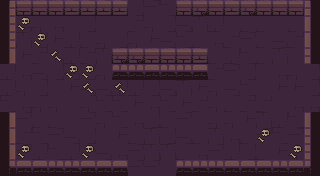

Tiled map render using the project's own tile images. Description and the whole map definition, tile-layer contents included, below:
An orthogonal 20x11 tile map with 16x16 px tiles, 6 tile layers (ground, dressing, decor, walls, ...) and 12 objects (6x PROP, 5x ENTRY, CHEST).

<map version="1.10" tiledversion="1.10.2" orientation="orthogonal" renderorder="right-down" width="20" height="11" tilewidth="16" tileheight="16" infinite="0" nextlayerid="8" nextobjectid="13">
 <tileset firstgid="1" name="dungeon" tilewidth="16" tileheight="16" tilecount="100" columns="10">
  <image source="../../../gfx/tiles/depths/dungeon_tileset.png" width="160" height="160" />
 </tileset>
 <layer id="1" name="ground" width="20" height="11">
  <data encoding="csv">
19,9,20,19,8,28,7,17,17,28,10,30,9,8,30,10,27,7,17,8,
7,27,30,27,19,17,19,19,7,30,17,9,29,8,19,20,20,19,20,30,
20,29,17,18,8,20,30,17,30,18,9,10,20,27,7,28,20,9,7,9,
19,18,7,27,8,7,29,10,7,27,30,20,19,20,8,10,20,29,19,17,
8,27,9,17,9,17,30,20,9,20,9,17,28,7,28,17,19,27,30,17,
8,30,17,19,18,9,9,8,8,17,9,29,18,30,9,10,19,18,18,17,
10,27,30,30,19,30,10,10,18,27,10,18,7,30,20,7,7,19,27,27,
17,28,20,20,19,28,30,10,27,17,20,28,19,30,30,18,29,8,10,8,
29,7,10,28,9,17,19,18,20,29,17,9,20,29,27,20,28,10,28,8,
7,28,8,10,8,18,9,27,28,29,29,20,27,28,8,17,20,18,30,18,
9,18,19,10,28,20,29,27,28,28,19,29,18,8,10,8,17,27,28,17
</data>
 </layer>
 <layer id="2" name="dressing" width="20" height="11">
  <data encoding="csv">
0,0,0,0,0,0,0,0,0,0,0,0,0,0,0,0,0,0,0,0,
0,78,0,0,0,0,0,0,0,0,0,0,0,0,0,0,0,0,0,0,
0,0,78,0,0,0,0,0,0,0,0,0,0,0,0,0,0,0,0,0,
0,0,0,69,0,0,0,0,0,0,0,0,0,0,0,0,0,0,0,0,
0,0,0,0,78,78,0,0,0,0,0,0,0,0,0,0,0,0,0,0,
0,0,0,0,0,69,0,69,0,0,0,0,0,0,0,0,0,0,0,0,
0,0,0,0,0,0,0,0,0,0,0,0,0,0,0,0,0,0,0,0,
0,0,0,0,0,0,0,0,0,0,0,0,0,0,0,0,0,0,0,0,
0,0,0,0,0,0,0,0,0,0,0,0,0,0,0,0,78,0,0,0,
0,78,0,0,0,78,0,0,0,0,0,0,0,0,0,0,0,0,78,0,
0,0,0,0,0,0,0,0,0,0,0,0,0,0,0,0,0,0,0,0
</data>
 </layer>
 <layer id="3" name="decor" width="20" height="11">
  <data encoding="csv">
0,0,0,0,0,0,0,0,0,0,0,0,0,0,0,0,0,0,0,0,
0,0,0,0,0,0,0,0,0,0,0,0,0,0,0,0,0,0,0,0,
0,0,0,0,0,0,0,0,0,0,0,0,0,0,0,0,0,0,0,0,
0,0,0,0,0,0,0,0,0,0,0,0,0,0,0,0,0,0,0,0,
0,0,0,0,0,0,0,0,0,0,0,0,0,0,0,0,0,0,0,0,
0,0,0,0,0,0,0,0,0,0,0,0,0,0,0,0,0,0,0,0,
0,0,0,0,0,0,0,0,0,0,0,0,0,0,0,0,0,0,0,0,
0,0,0,0,0,0,0,0,0,0,0,0,0,0,0,0,0,0,0,0,
0,0,0,0,0,0,0,0,0,0,0,0,0,0,0,0,0,0,0,0,
0,0,0,0,0,0,0,0,0,0,0,0,0,0,0,0,0,0,0,0,
0,0,0,0,0,0,0,0,0,0,0,0,0,0,0,0,0,0,0,0
</data>
 </layer>
 <layer id="4" name="walls" width="20" height="11">
  <data encoding="csv">
1,2,2,2,3,3,3,3,0,0,0,2,4,5,3,4,5,2,2,6,
21,0,0,0,0,0,0,0,0,0,0,0,0,0,0,0,0,0,0,16,
21,0,0,0,0,0,0,0,0,0,0,0,0,0,0,0,0,0,0,16,
11,0,0,0,0,0,0,0,0,0,0,0,0,0,0,0,0,0,0,26,
0,0,0,0,0,0,0,0,0,0,0,0,0,0,0,0,0,0,0,0,
0,0,0,0,0,0,0,0,0,0,0,0,0,0,0,0,0,0,0,0,
0,0,0,0,0,0,0,0,0,0,0,0,0,0,0,0,0,0,0,0,
11,0,0,0,0,0,0,0,0,0,0,0,0,0,0,0,0,0,0,36,
11,0,0,0,0,0,0,0,0,0,0,0,0,0,0,0,0,0,0,26,
11,0,0,0,0,0,0,0,0,0,0,0,0,0,0,0,0,0,0,26,
41,45,42,44,43,45,42,42,0,0,0,44,44,44,42,45,45,43,45,46
</data>
 </layer>
 <layer id="5" name="props" width="20" height="11">
  <data encoding="csv">
0,0,0,0,0,0,0,0,0,0,0,0,0,0,0,0,0,0,0,0,
0,0,0,0,0,0,0,0,0,0,0,0,0,0,0,0,0,0,0,0,
0,0,0,0,0,0,0,0,0,0,0,0,0,0,0,0,0,0,0,0,
0,0,0,0,0,0,0,4,4,5,5,2,3,0,0,0,0,0,0,0,
0,0,0,0,0,0,0,44,44,42,44,44,45,0,0,0,0,0,0,0,
0,0,0,0,0,0,0,0,0,0,0,0,0,0,0,0,0,0,0,0,
0,0,0,0,0,0,0,0,0,0,0,0,0,0,0,0,0,0,0,0,
0,0,0,0,0,0,0,0,0,0,0,0,0,0,0,0,0,0,0,0,
0,0,0,0,0,0,0,0,0,0,0,0,0,0,0,0,0,0,0,0,
0,0,0,0,0,0,0,0,0,0,0,0,0,0,0,0,0,0,0,0,
0,0,0,0,0,0,0,0,0,0,0,0,0,0,0,0,0,0,0,0
</data>
 </layer>
 <layer id="6" name="overhead" width="20" height="11">
  <data encoding="csv">
0,0,0,0,0,0,0,0,0,0,0,0,0,0,0,0,0,0,0,0,
0,0,0,0,0,0,0,0,0,0,0,0,0,0,0,0,0,0,0,0,
0,0,0,0,0,0,0,0,0,0,0,0,0,0,0,0,0,0,0,0,
0,0,0,0,0,0,0,0,0,0,0,0,0,0,0,0,0,0,0,0,
0,0,0,0,0,0,0,0,0,0,0,0,0,0,0,0,0,0,0,0,
0,0,0,0,0,0,0,0,0,0,0,0,0,0,0,0,0,0,0,0,
0,0,0,0,0,0,0,0,0,0,0,0,0,0,0,0,0,0,0,0,
0,0,0,0,0,0,0,0,0,0,0,0,0,0,0,0,0,0,0,0,
0,0,0,0,0,0,0,0,0,0,0,0,0,0,0,0,0,0,0,0,
0,0,0,0,0,0,0,0,0,0,0,0,0,0,0,0,0,0,0,0,
0,0,0,0,0,0,0,0,0,0,0,0,0,0,0,0,0,0,0,0
</data>
 </layer>
 <objectgroup id="7" name="spawns">
  <object id="1" name="UP" type="ENTRY" x="152" y="24" />
  <object id="2" name="DOWN" type="ENTRY" x="152" y="152" />
  <object id="3" name="LEFT" type="ENTRY" x="24" y="88" />
  <object id="4" name="RIGHT" type="ENTRY" x="296" y="88" />
  <object id="5" name="" type="ENTRY" x="168" y="88" />
  <object id="6" name="" type="CHEST" x="152" y="88" />
  <object id="7" name="torch" type="PROP" x="56" y="168" />
  <object id="8" name="torch" type="PROP" x="264" y="168" />
  <object id="9" name="torch" type="PROP" x="8" y="136" />
  <object id="10" name="torch" type="PROP" x="312" y="136" />
  <object id="11" name="banner" type="PROP" x="120" y="168" />
  <object id="12" name="banner" type="PROP" x="200" y="168" />
 </objectgroup>
</map>
